Frame 1 (no input): blank canvas, image omitted
Frame 60 (the mouse pressed at the canvas centre just before this capture): blank canvas, image omitted
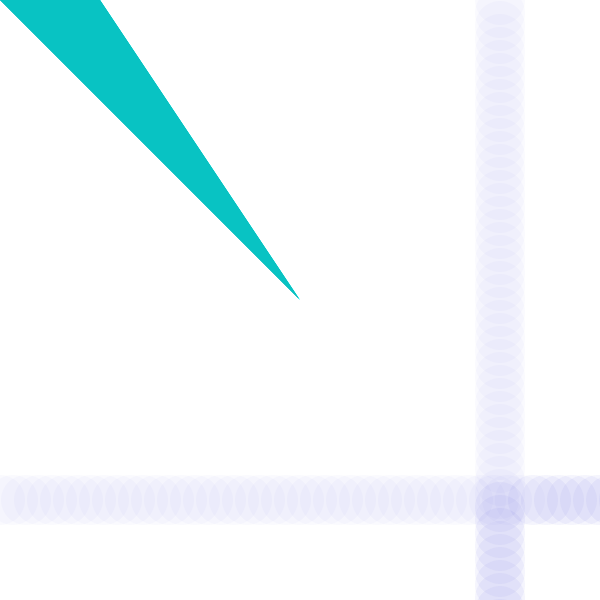
Frame 120 (the mouse held since frame 60 and released just before this capture)

The Processing sketch whose frames 1 and 60 were blank and that drew this single picture after the mouse press (run headless with seeded random() and noise(); from frame 60 on, the mouse is pressed at the canvas centre):

// Processing sketch: processing_135987
// ── processing_135987.pde

int x = 0;
int speed = 13;
int y= 0;


void setup () {
  size (600,600);
  background(255,255,255);
}


  void draw() {
    if (mousePressed) {
      noStroke();
      fill(0,193,188,15);
      triangle(mouseX,mouseY, 100,0,0,0);
    noStroke();
    fill(18,11,216,5);
    ellipse(x, 500, 50, 50);
  
  x = x + speed;
  
  if ( x == 650) {
    speed = -13;
   }
  if ( x < 0 ) {
    speed = 13;
  }
 

  

    fill(18,11,216,5);
    ellipse(500, y, 50, 50);
  
  y = y + speed;
  
  if ( y == 650) {
    speed = -13;
   }
  if ( y < 0 ) {
    speed = 13;
  }
 } 
 else {
     noStroke();
      fill(3,255,34,5);
      triangle(mouseX,mouseY, 100,0,0,0);
    
    }
    
  }
  
 
